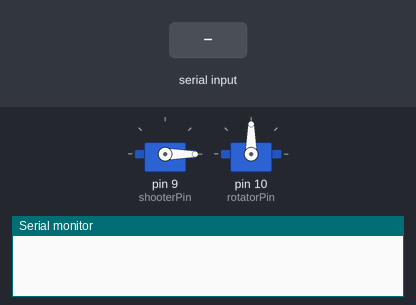
Recording of a sketch running on a simulated Arduino Uno, built with avr-gcc and run on an emulated ATmega328P. Shown: 2 × servo, the last lines printed to the serial monitor. The inputs (shaded band) are chosen by the test bench.

Above: at 1.2 s.
1.3 s: "S\n" received over Serial
At 1.7 s:
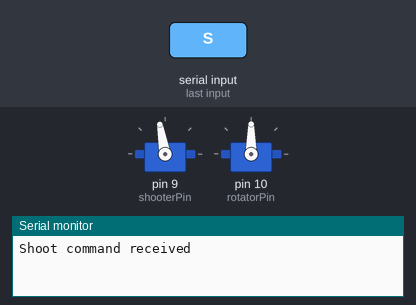
3.3 s: "R,45\n" received over Serial
At 3.7 s:
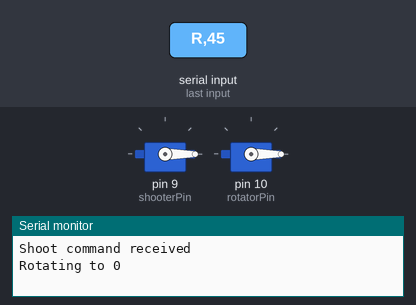
4.8 s: "S\n" received over Serial
At 5.2 s:
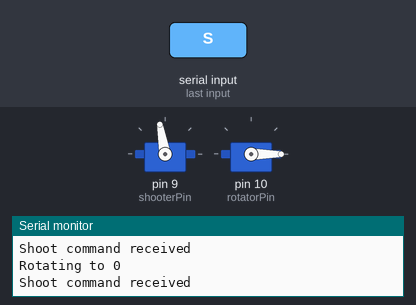
6.8 s: "R90\n" received over Serial
At 7.5 s:
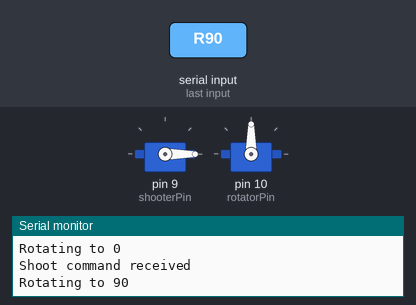
8.3 s: "R\n" received over Serial
At 8.6 s:
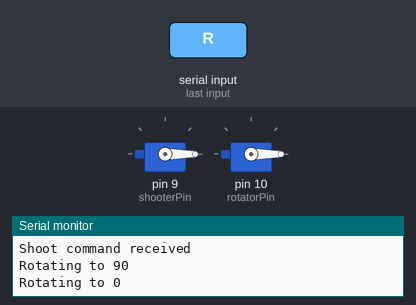
Timing chart, 0 to 10.8 s (numbered marks = the images above; inputs shaded):
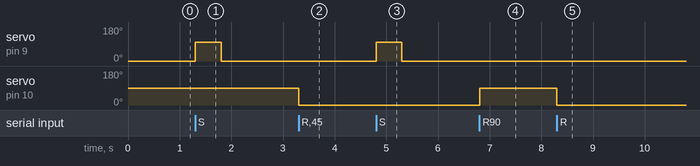

Measured:
- after the input at 1.3 s, servo on pin 9 (shooterPin): 0° → 100° at once, → 0° 0.50 s later
- after the input at 3.3 s, servo on pin 10 (rotatorPin): 90° → 0° at once
- after the input at 4.8 s, servo on pin 9 (shooterPin): 0° → 100° at once, → 0° 0.50 s later
- after the input at 6.8 s, servo on pin 10 (rotatorPin): 0° → 90° at once
- after the input at 8.3 s, servo on pin 10 (rotatorPin): 90° → 0° at once

The sketch:

sketch_jun2a.ino
```cpp
#include <Servo.h>

Servo shooter;
Servo rotator;

const int shooterPin = 9;   // Servo for shooting
const int rotatorPin = 10;  // Servo for rotating platform

const int shootAngle = 100; // Angle to "shoot"
const int restAngle = 0;    // Default resting angle
const int shootDelay = 500; // Time to hold shoot position in ms

String inputString = "";     // Stores incoming serial data
bool stringComplete = false; // Whether the string is complete

void setup() {
  Serial.begin(9600);

  shooter.attach(shooterPin);
  rotator.attach(rotatorPin);

  shooter.write(restAngle);
  rotator.write(90); // Start at center (optional)

  inputString.reserve(10); // Reserve some memory
}

void loop() {
  if (stringComplete) {
    processCommand(inputString);
    inputString = "";
    stringComplete = false;
  }
}

// Read serial input one character at a time
void serialEvent() {
  while (Serial.available()) {
    char inChar = (char)Serial.read();

    if (inChar == '\n') {
      stringComplete = true;
    } else {
      inputString += inChar;
    }
  }
}

// Parse and handle command
void processCommand(String cmd) {
  cmd.trim(); // Remove whitespace

  if (cmd == "S") {
    Serial.println("Shoot command received");

    shooter.write(shootAngle);
    delay(shootDelay);
    shooter.write(restAngle);
  } else if (cmd.startsWith("R")) {
    int angle = cmd.substring(1).toInt();

    if (angle >= 0 && angle <= 180) {
      rotator.write(angle);
      Serial.print("Rotating to ");
      Serial.println(angle);
    } else {
      Serial.println("Invalid angle (0–180 only)");
    }
  } else {
    Serial.println("Unknown command");
  }
}
```
